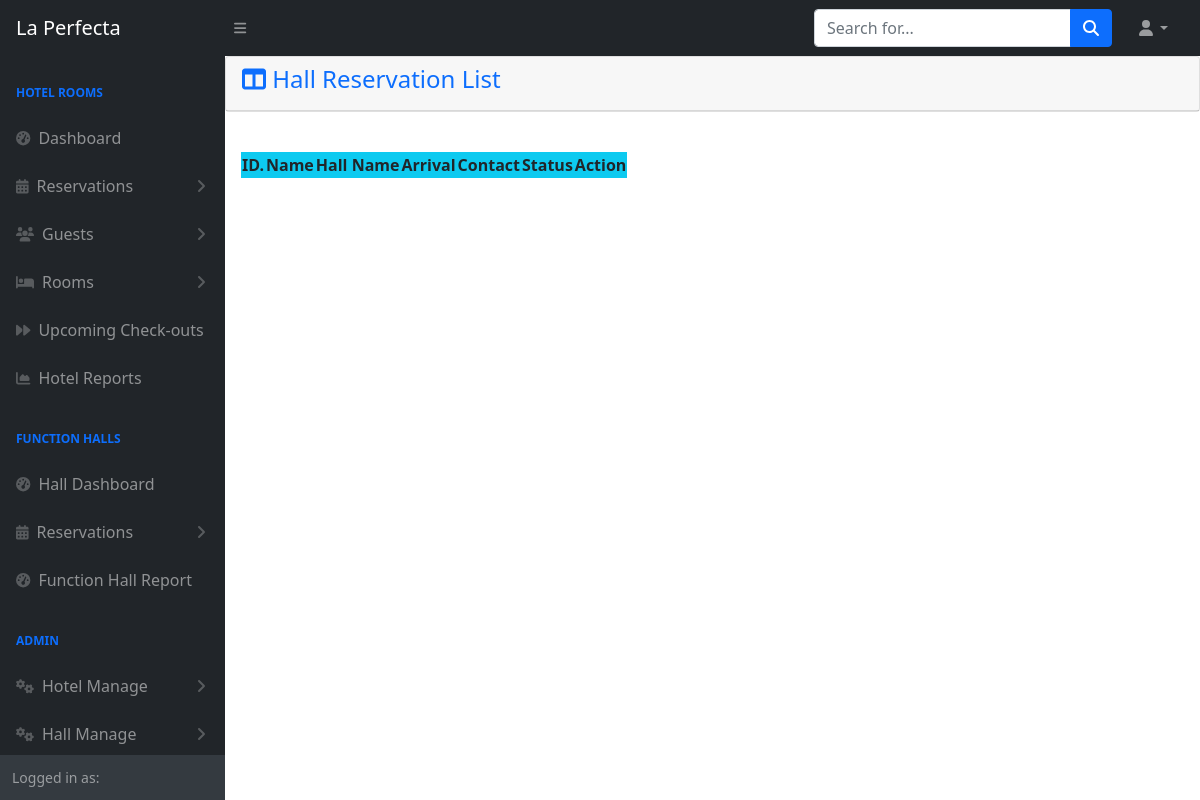
The page /admin/hallreservationlist.php on the database as committed earlier.
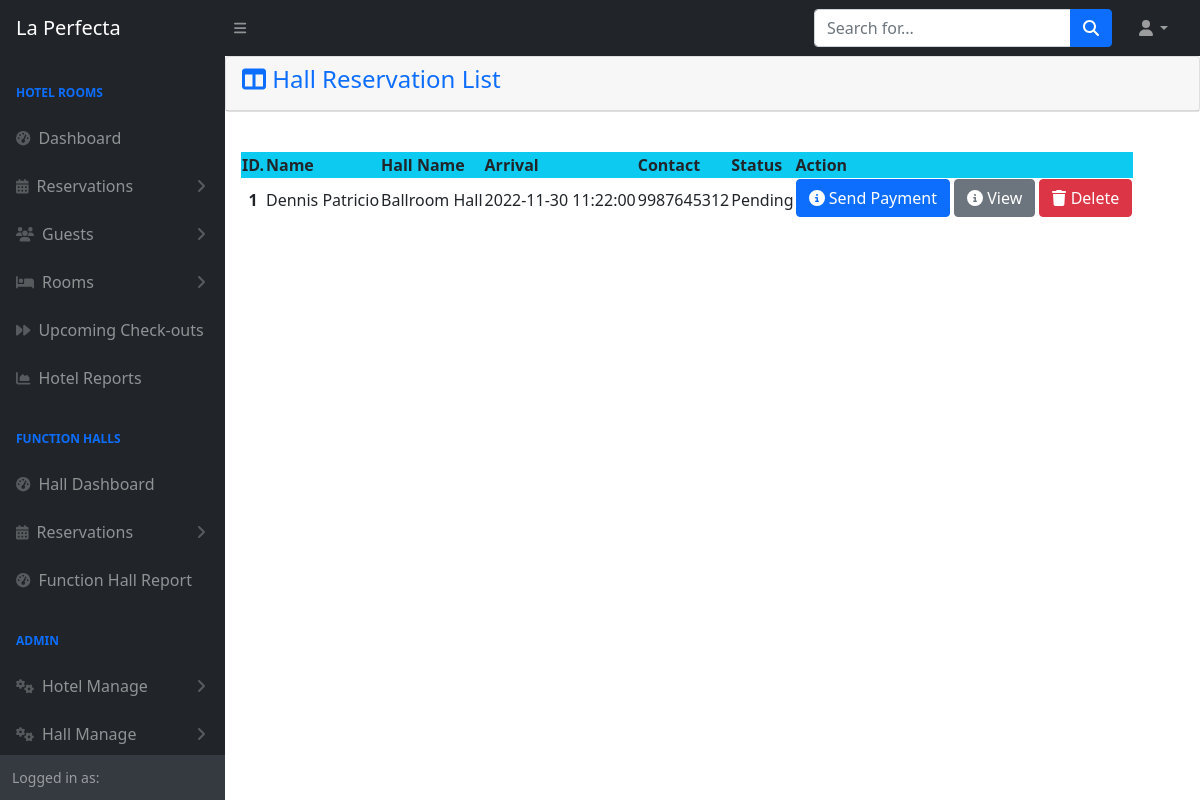
The same page on the database as committed later.
### tables this page shows
CREATE TABLE `tblhallreservation` (
  `Id` int(11) NOT NULL,
  `Code` int(20) NOT NULL,
  `TransactionDate` datetime NOT NULL DEFAULT current_timestamp(),
  `Status` varchar(25) NOT NULL,
  `GuestId` int(11) NOT NULL,
  `Arrival` datetime NOT NULL,
  `ExtraHours` int(11) NOT NULL,
  `HallId` int(11) NOT NULL,
  `HallTotal` double NOT NULL,
  `HalllPackageId` int(11) NOT NULL,
  `SoundSytem` int(11) NOT NULL,
  `FullLights` int(11) NOT NULL,
  `Projector` int(11) NOT NULL,
  `VenueBasic` int(11) NOT NULL,
  `VenueDecoration` int(11) NOT NULL,
  `VenueFull` int(11) NOT NULL,
  `StageBasic` int(11) NOT NULL,
  `StageTheme` int(11) NOT NULL,
  `MovingLights` int(11) NOT NULL,
  `FurnishedRoundTable` int(11) NOT NULL,
  `RoundTable` int(11) NOT NULL,
  `RectangularTable` int(11) NOT NULL,
  `TiffanyChair` int(11) NOT NULL,
  `RentTotal` double NOT NULL,
  `FoodPackageId` int(11) NOT NULL,
  `NumberPax` int(11) NOT NULL,
  `PricePax` double NOT NULL,
  `FoodTotal` double NOT NULL,
  `AddSeafood` int(11) NOT NULL,
  `AddPork` int(11) NOT NULL,
  `AddChicken` int(11) NOT NULL,
  `AddVegetables` int(11) NOT NULL,
  `AddTotal` double NOT NULL,
  `Lechon` int(11) NOT NULL,
  `Wine` int(11) NOT NULL,
  `OtherFood` int(11) NOT NULL,
  `CorkageTotal` double NOT NULL,
  `Remarks` varchar(225) NOT NULL,
  `Deposit` double NOT NULL,
  `Grand Total` double NOT NULL
);

CREATE TABLE `tblhall` (
  `Id` int(11) NOT NULL,
  `Name` varchar(255) NOT NULL,
  `Description` varchar(255) NOT NULL,
  `Time` int(11) NOT NULL,
  `Cost` double NOT NULL,
  `Exceeding` double NOT NULL
);

CREATE TABLE `tblguest` (
  `Id` int(11) NOT NULL,
  `FirstName` varchar(255) NOT NULL,
  `LastName` varchar(255) NOT NULL,
  `Address` varchar(255) NOT NULL,
  `BirthDay` date NOT NULL,
  `Phone` bigint(11) NOT NULL,
  `Company` varchar(255) NOT NULL,
  `CompanyAddress` varchar(255) NOT NULL,
  `Email` varchar(255) NOT NULL,
  `Password` varchar(255) NOT NULL,
  `Otp` int(11) NOT NULL,
  `Verify` int(25) NOT NULL
);

### admin/hallreservationlist.php (the view, shortened to what this page needs)
<?php
include 'themes/navbar.php';
include 'config.php';
?>
<div class="card mb-4">
  <div class="card-header text-primary">
    <h4><i class="fa-solid fa-table-columns"></i></i>
   Hall Reservation List</h4>
  </div>
</div>
  <div class="card-body">
    <table id="datatablesSimple" >
      <thead class="bg-info ">
        <tr>
          <th scope="col">ID.</th>
          <th scope="col">Name</th>
          <th scope="col">Hall Name</th>
          <th scope="col">Arrival</th>
          <th scope="col">Contact</th>
          <th scope="col">Status</th>
          <th scope="col">Action</th>
        </tr>
      </thead>
      <tbody>
        <?php
        $sql = "SELECT tblhallreservation.Id AS ReservationId, tblhallreservation.GuestId, CONCAT(tblguest.FirstName,' ', tblguest.LastName) AS GuestName, tblhall.Name, tblhallreservation.Arrival, tblguest.Phone, tblhallreservation.Status
        FROM tblhallreservation
        JOIN tblhall ON tblhallreservation.HallId = tblhall.Id
        JOIN tblguest ON tblhallreservation.GuestId = tblguest.id";
        $result = mysqli_query($conn, $sql);
        $number = 1;
        while ($row = mysqli_fetch_assoc($result)) {
        ?>
          <tr class="text-center">
            <th><?php echo $number ?></th>
            <td><?php echo $row['GuestName'] ?></td>
            <td><?php echo $row['Name'] ?></td>
            <td><?php echo $row['Arrival'] ?></td>
            <td><?php echo $row['Phone'] ?></td>
            <td><?php echo $row['Status'] ?></td>
            <td class="text-center ">
              <?php if ($row['Status'] == "Pending") {
              ?>
                 <a href="" class="btn btn-primary mb-1" data-bs-toggle="modal" data-bs-target="#exampleModal">
                <i class="fa-solid fa-circle-info"></i>
                Send Payment
              </a>
                <a href="function/hallreservation/edit.php?id=<?php echo $row['ReservationId'] ?>&guestid=<?php echo $row['GuestId'] ?>" class="btn btn-secondary mb-1">
                  <i class="fa-solid fa-circle-info"></i>
                  View
                </a>
                <a href="function/hallreservation/delete.php?Id=<?php echo $row['ReservationId'] ?> & Name=<?php echo $row['GuestName'] ?>" class="btn btn-danger mb-1"><i class="fa-solid fa-trash "></i>
                  Delete
                </a>
              <?php } ?>
            </td>
          </tr>
        <?php
          $number++;
        }
        ?>
      </tbody>
    </table>
  </div>
<?php include 'themes/footer.php'; ?>

Rows that differ between the two databases and show on the page:
added tblhallreservation: GuestName "Dennis Patricio", HallId.Name "Ballroom Hall", Arrival "2022-11-30 11:22:00", GuestId.Phone "9987645312", Status "Pending"
